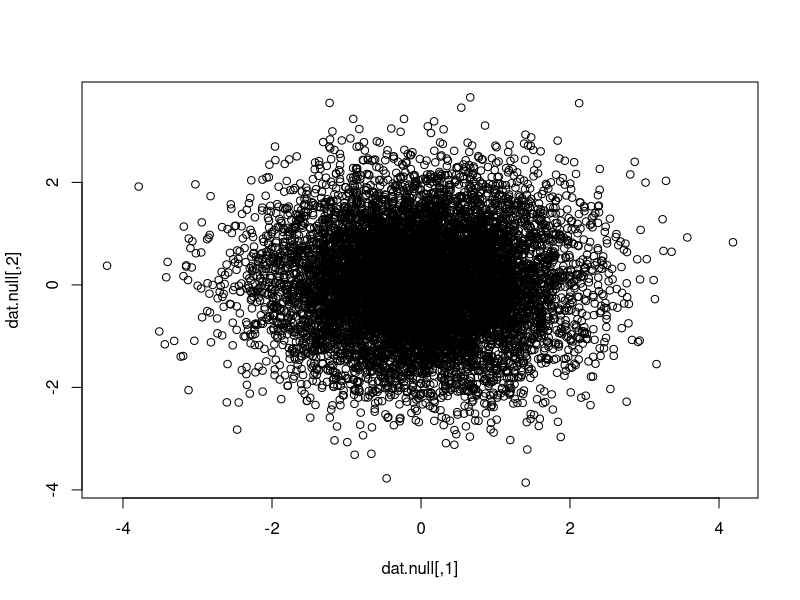
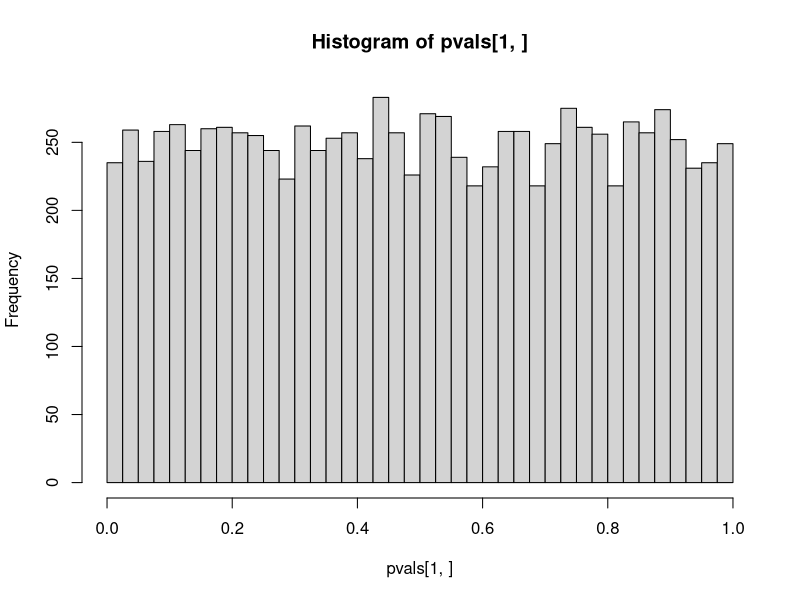
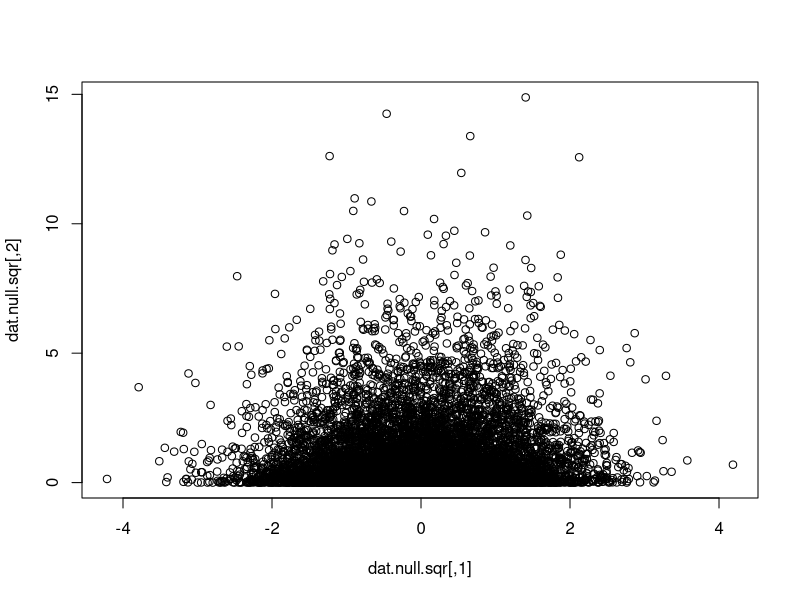
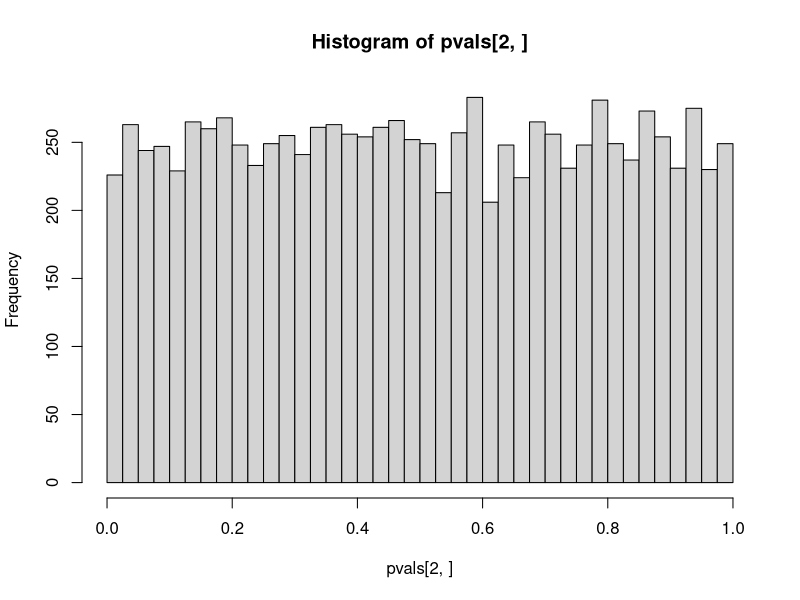
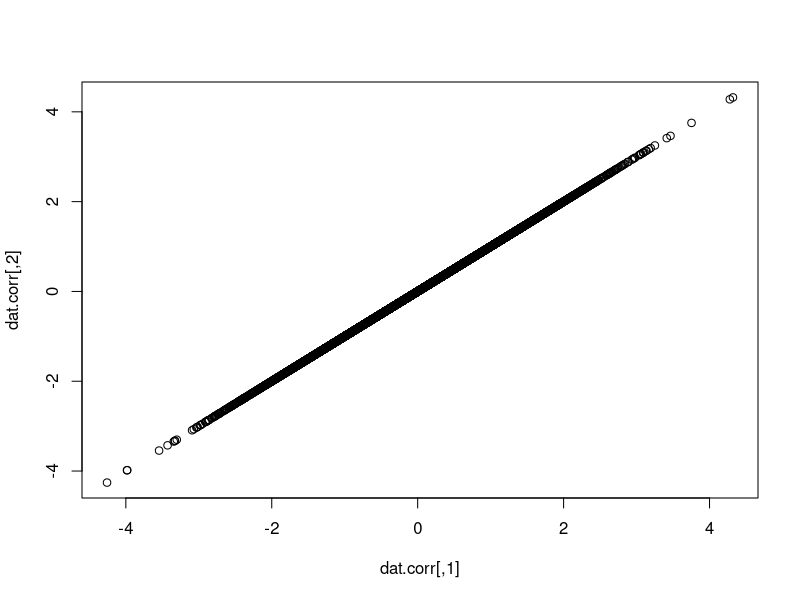
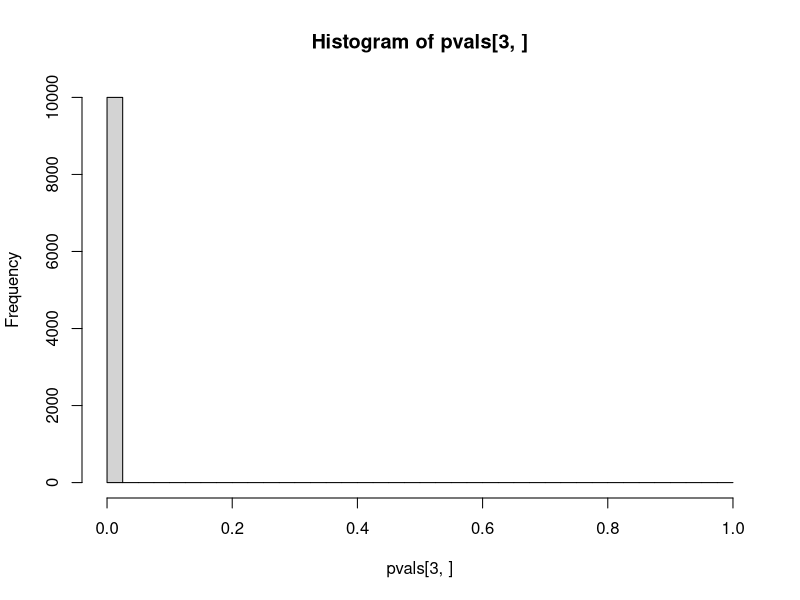
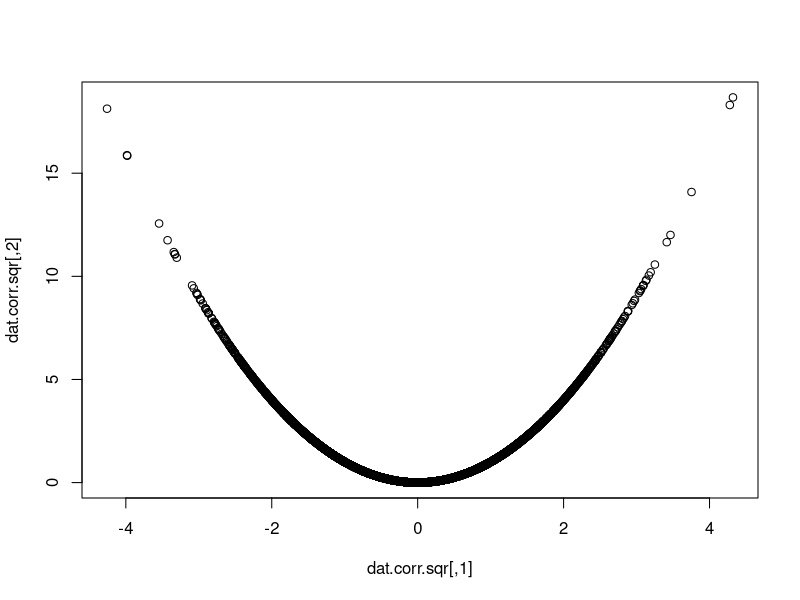
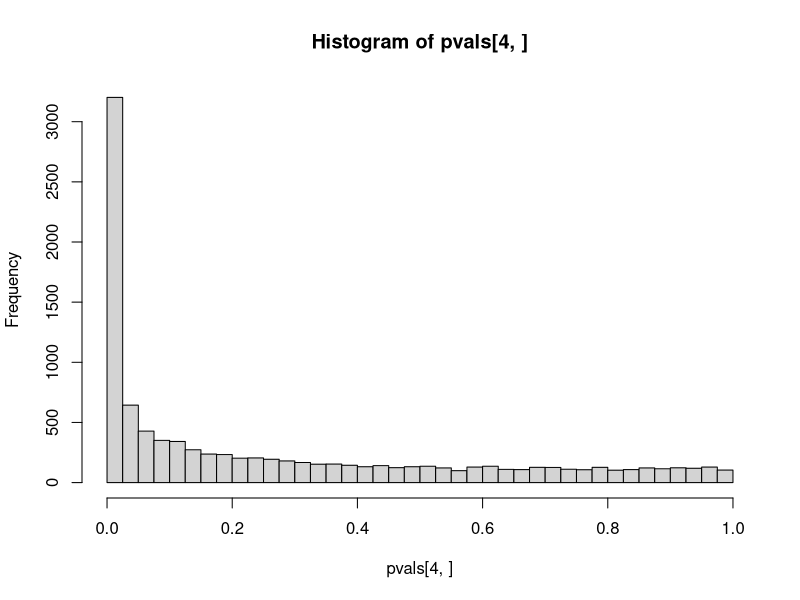

R code for these plots, in order:
## ---- chunk 1
library(MASS)
## ---- chunk 2
simCorr <- function(n){
  dat.null <- mvrnorm(n, c(0,0), matrix(c(1, 0, 0, 1), nrow = 2, byrow = TRUE))
  dat.null.sqr <- dat.null; dat.null.sqr[,2] <- dat.null.sqr[,2]^2
  
  dat.corr <- mvrnorm(n, c(0,0), matrix(c(1, 1, 1, 1), nrow = 2, byrow = TRUE))
  dat.corr.sqr <- dat.corr; dat.corr.sqr[,2] <- dat.corr.sqr[,2]^2
  
  pval.null <- cor.test(dat.null[,1], dat.null[,2],
                        method = "pearson")$p.value
  pval.null.nonlin <- cor.test(dat.null.sqr[,1], dat.null.sqr[,2], 
                               method = "pearson")$p.value
  pval.corr <- cor.test(dat.corr[,1], dat.corr[,2], 
                        method = "pearson")$p.value
  pval.corr.sqr <- cor.test(dat.corr.sqr[,1], dat.corr.sqr[,2], 
                            method = "pearson")$p.value
  
  pvals <- c("null" = pval.null, "null.nonlin" = pval.null.nonlin, 
             "corr" = pval.corr, "corr.sqr" = pval.corr.sqr)
  return(pvals)
}

n <- 10000
pvals <- replicate(n, simCorr(2500))
## ---- chunk 3
dat.null <- mvrnorm(n, c(0,0), matrix(c(1, 0, 0, 1), nrow = 2, byrow = TRUE))
plot(dat.null)

hist(pvals[1,], breaks = seq(0,1,length.out = 41))
## ---- chunk 4
dat.null.sqr <- dat.null; dat.null.sqr[,2] <- dat.null.sqr[,2]^2
plot(dat.null.sqr)

hist(pvals[2,], breaks = seq(0,1,length.out = 41))
## ---- chunk 5
dat.corr <- mvrnorm(n, c(0,0), matrix(c(1, 1, 1, 1), nrow = 2, byrow = TRUE))
plot(dat.corr)

hist(pvals[3,], breaks = seq(0,1,length.out = 41))
## ---- chunk 6
dat.corr.sqr <- dat.corr; dat.corr.sqr[,2] <- dat.corr.sqr[,2]^2
plot(dat.corr.sqr)

hist(pvals[4,], breaks = seq(0,1,length.out = 41))
